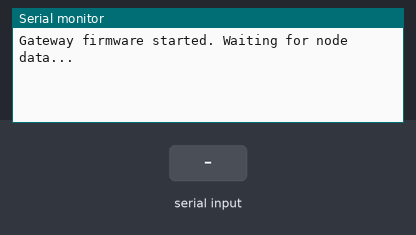
Simulated run of this sketch. Board: Arduino Mega 2560, built with avr-gcc and run on an emulated ATmega2560. On the bench: the last lines printed to the serial monitor. The test bench sets the inputs (shaded band).

Above: at 1.2 s.
1.3 s: "1\n" received over the second serial link
At 2.3 s:
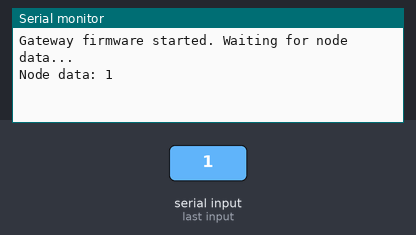
2.8 s: "0\n" received over the second serial link
At 3.4 s:
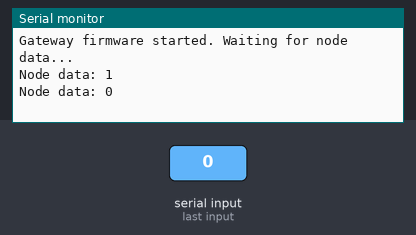
4.3 s: "2\n" received over the second serial link
At 5.8 s:
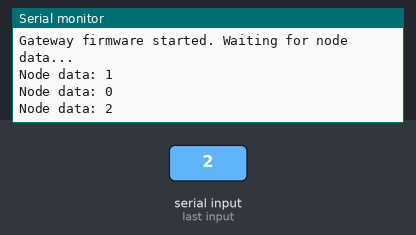

Measured:
- after the input at 1.3 s, the serial monitor: prints a new line at once (image 1)
- after the input at 2.8 s, the serial monitor: prints a new line at once (image 2)
- after the input at 4.3 s, the serial monitor: prints a new line at once (image 3)

The sketch:

gateway_firmware.ino
```cpp
void setup() {
    Serial.begin(9600);
    Serial1.begin(9600);  // Assuming node connected to Serial1
    Serial.println("Gateway firmware started. Waiting for node data...");
}

void loop() {
    if (Serial1.available()) {
        String data = Serial1.readStringUntil('\n');
        Serial.print("Node data: ");
        Serial.println(data);
    }
}
```
